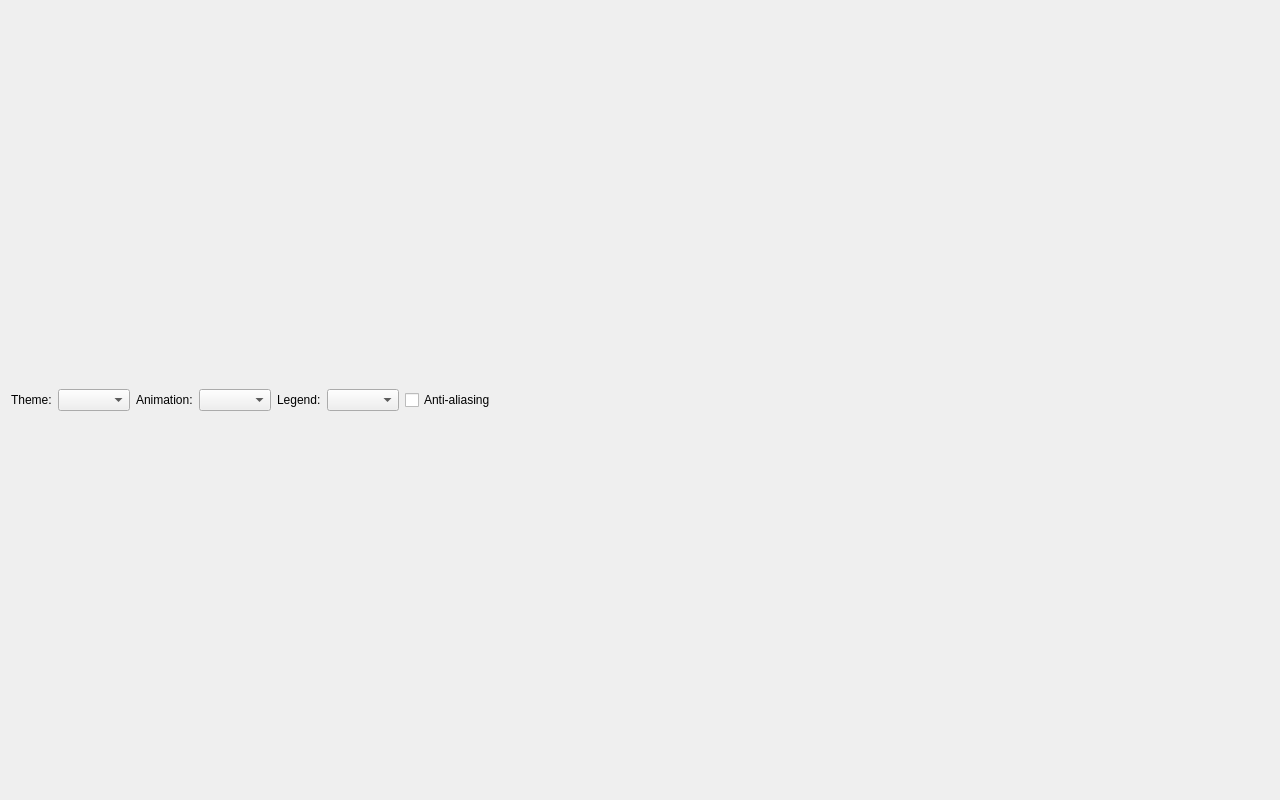
<?xml version="1.0" encoding="UTF-8"?>
<ui version="4.0">
 <class>ThemeWidgetForm</class>
 <widget class="QWidget" name="ThemeWidgetForm">
  <property name="geometry">
   <rect>
    <x>0</x>
    <y>0</y>
    <width>1280</width>
    <height>800</height>
   </rect>
  </property>
  <layout class="QGridLayout" name="gridLayout">
   <item row="0" column="0" colspan="3">
    <layout class="QHBoxLayout" name="horizontalLayout">
     <item>
      <widget class="QLabel" name="themeLabel">
       <property name="text">
        <string>Theme:</string>
       </property>
      </widget>
     </item>
     <item>
      <widget class="QComboBox" name="themeComboBox"/>
     </item>
     <item>
      <widget class="QLabel" name="animatedLabel">
       <property name="text">
        <string>Animation:</string>
       </property>
      </widget>
     </item>
     <item>
      <widget class="QComboBox" name="animatedComboBox"/>
     </item>
     <item>
      <widget class="QLabel" name="legendLabel">
       <property name="text">
        <string>Legend:</string>
       </property>
      </widget>
     </item>
     <item>
      <widget class="QComboBox" name="legendComboBox"/>
     </item>
     <item>
      <widget class="QCheckBox" name="antialiasCheckBox">
       <property name="text">
        <string>Anti-aliasing</string>
       </property>
       <property name="checked">
        <bool>false</bool>
       </property>
      </widget>
     </item>
     <item>
      <spacer name="horizontalSpacer">
       <property name="orientation">
        <enum>Qt::Horizontal</enum>
       </property>
       <property name="sizeHint" stdset="0">
        <size>
         <width>40</width>
         <height>20</height>
        </size>
       </property>
      </spacer>
     </item>
    </layout>
   </item>
  </layout>
 </widget>
 <resources/>
 <connections>
  <connection>
   <sender>themeComboBox</sender>
   <signal>currentIndexChanged(int)</signal>
   <receiver>ThemeWidgetForm</receiver>
   <slot>updateUI()</slot>
  </connection>
  <connection>
   <sender>antialiasCheckBox</sender>
   <signal>toggled(bool)</signal>
   <receiver>ThemeWidgetForm</receiver>
   <slot>updateUI()</slot>
  </connection>
  <connection>
   <sender>legendComboBox</sender>
   <signal>currentIndexChanged(int)</signal>
   <receiver>ThemeWidgetForm</receiver>
   <slot>updateUI()</slot>
  </connection>
  <connection>
   <sender>animatedComboBox</sender>
   <signal>currentIndexChanged(int)</signal>
   <receiver>ThemeWidgetForm</receiver>
   <slot>updateUI()</slot>
  </connection>
 </connections>
 <slots>
  <slot>updateUI()</slot>
 </slots>
</ui>
